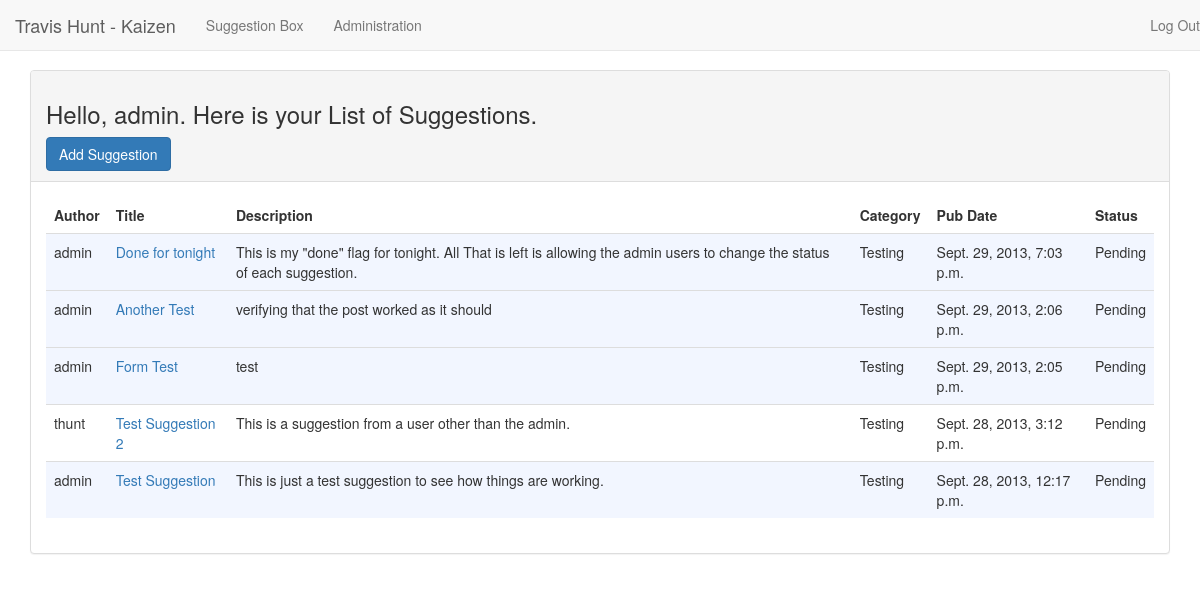
The app's page / (signed in), older data.
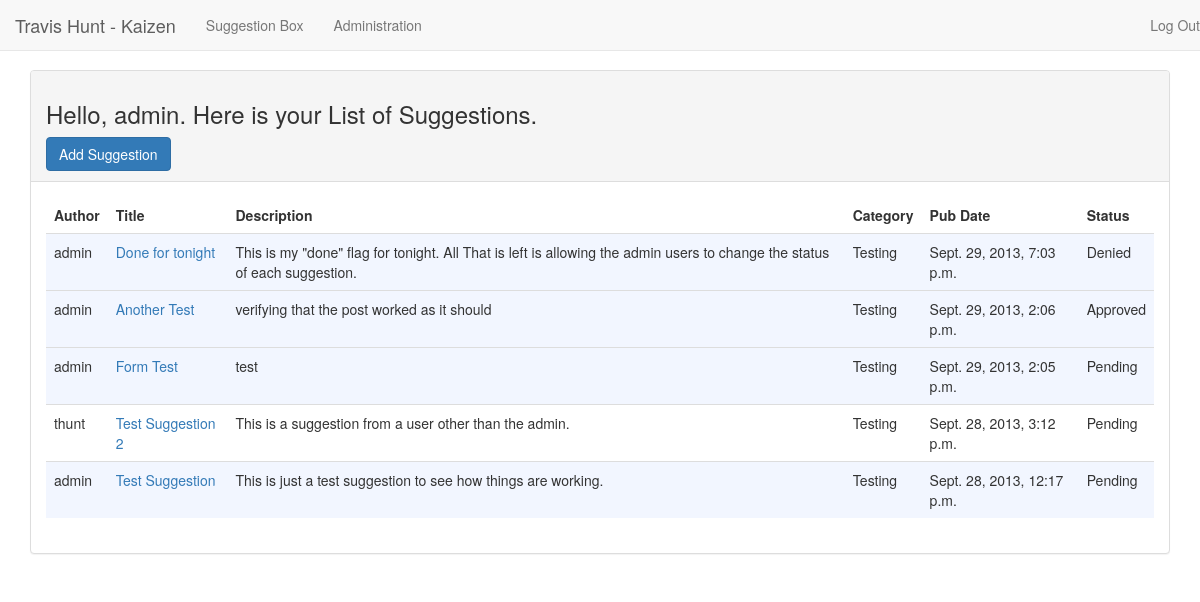
The same page, newer data.
### suggestionbox/models.py (models this page shows, shortened)
class Suggestion(models.Model):
    user = models.ForeignKey(User)
    title = models.CharField(max_length=100)
    description = models.TextField()
    pub_date = models.DateTimeField(auto_now_add=True)
    status = models.ForeignKey('Status')
    category = models.ForeignKey('Category')

class Status(models.Model):
    title = models.CharField(max_length=100)
    description = models.TextField()
    def __unicode__(self):
        return self.title
    class Meta:
        verbose_name_plural = 'statuses'

class Category(models.Model):
    title = models.CharField(max_length=100)
    description = models.TextField()
    def __unicode__(self):
        return self.title
    class Meta:
        verbose_name_plural = 'categories'

### suggestionbox/views.py (the view)
# urls.py: url(r'^$', views.index, name='index'),
def index(request):
	suggestions = Suggestion.objects.all().order_by('-pub_date')
	context = {
			'suggestions': suggestions,
	}
	return render(request, 'suggestionbox/index.html', context)

### suggestionbox/templates/suggestionbox/index.html (shortened to what this page needs)
{% extends 'base.html' %}
{% block content %}
<div class="panel panel-default">
	<div class="panel-heading">
		{% if user.is_authenticated %}
			<h3>Hello, {{ user.username }}. Here is your List of Suggestions.</h3>
		{% else %}
			<h3>Current List of Suggestions</h3>
		{% endif %}
		{% if user.is_authenticated %}
			<a href="addSuggestion" class="btn btn-primary">Add Suggestion</a>
		{% else %}
			<p> &nbsp; Please log in for more details or to add a suggestion.</p>
		{% endif %}
	</div>
	<div class="panel-body">
		{% if not suggestions %}
			<h1>Suggestion Box is Empty!</h1>
			<p> &nbsp; Would you like to add something? </p>
		{% else %}
			<table class="table">
				<tr style="border: 0px">
                    {% if user.is_authenticated %}
						<th style="border: 0px">Author</th>
	    				<th style="border: 0px">Title</th>
    					<th style="border: 0px">Description</th>
    					<th style="border: 0px">Category</th>
    					<th style="border: 0px">Pub Date</th>
    					<th style="border: 0px">Status</th>
					{% else %}
						<th>Title</th>
    					<th>Category</th>
    					<th>Pub Date</th>
					{% endif %}
    			</tr>
				{% for suggestion in suggestions %}
	                {% if user.username|stringformat:"s" == suggestion.user|stringformat:"s" %}
						<tr style="background: #F2F6FF">
					{% else %}
						<tr>
					{% endif %}
                    {% if user.is_authenticated %}
						<td>{{ suggestion.user }}</td>
						<td><a href="{% url 'suggestionbox:detail' suggestion.id %}">{{ suggestion.title }}</a></td>
						<td>{{ suggestion.description }}</td>
    					<td>{{ suggestion.category }}</td>
    					<td>{{ suggestion.pub_date }}</td>
    					<td>{{ suggestion.status }}</td>
					{% else %}
						<td>{{ suggestion.title }}</td>
    					<td>{{ suggestion.category }}</td>
    					<td>{{ suggestion.pub_date }}</td>
					{% endif %}
				</tr>
		{% endfor %}
			</table>
		{% endif %}
	</div>
</div>
{% endblock %}

Row changes from the older to the newer data that the page shows:
changed Suggestion "Done for tonight": status "Pending" → "Denied"
changed Suggestion "Another Test": status "Pending" → "Approved"
